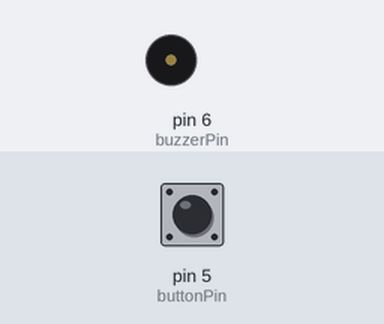
Simulated run of this sketch. Board: Arduino Uno, built with avr-gcc and run on an emulated ATmega328P. On the bench: buzzer (waves = sounding). The inputs (shaded band) are chosen by the test bench; at power-on: pin 5 (buttonPin) HIGH.

Above: at 1.2 s.
1.3 s: pin 5 (buttonPin) pulled LOW for 0.15 s
2.9 s: pin 5 (buttonPin) pulled LOW for 3.2 s
At 7.1 s:
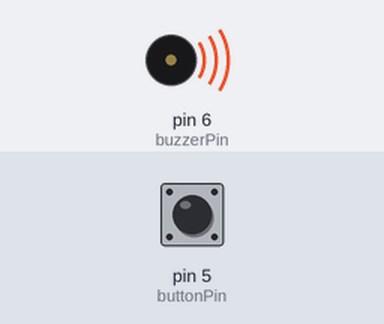
Timing chart, 0 to 8.6 s (numbered marks = the images above; inputs shaded):
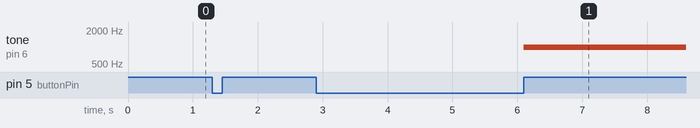

The sketch:

buzzer_button1.ino
```cpp
const int buttonPin = 5;  // Button connected to pin 2
const int buzzerPin = 6;  // Buzzer connected to pin 9

bool buzzerState = false; // To store buzzer state
bool lastButtonState = HIGH; // Previous state of the button
unsigned long lastDebounceTime = 0;
const unsigned long debounceDelay = 50;

void setup() {
  pinMode(buttonPin, INPUT_PULLUP); // Enable internal pull-up resistor
  pinMode(buzzerPin, OUTPUT);
}

void loop() {
  bool buttonState = digitalRead(buttonPin);
  bool currentButtonState = digitalRead(buttonPin) == LOW; // Button pressed (LOW due to pull-up)

  // Toggle mode: Only change state if button was released and pressed again
  if (currentButtonState && !buttonState) {
    buzzerState = !buzzerState;
  }

  // If button is held down, keep buzzer ON
  digitalWrite(buzzerPin, buzzerState || currentButtonState);

  buttonState = currentButtonState; // Update button state
  // Debounce check
  if (buttonState == LOW && lastButtonState == HIGH && millis() - lastDebounceTime > debounceDelay) {
    lastDebounceTime = millis(); // Reset debounce timer
    buzzerState = !buzzerState; // Toggle buzzer state

    if (buzzerState) {
      tone(buzzerPin, 1000); // Start buzzer at 1kHz
    } else {
      noTone(buzzerPin); // Stop buzzer
    }
  }

  lastButtonState = buttonState; // Update button state
}
/**

const int buttonPin = 5;   // Button connected to pin 2
const int buzzerPin = 6;   // Buzzer connected to pin 9

bool buzzerState = false;  // Variable to store buzzer state
bool buttonState = false;  // Variable to store last button state

void setup() {
  pinMode(buttonPin, INPUT_PULLUP); // Use internal pull-up resistor
  pinMode(buzzerPin, OUTPUT);
}

void loop() {
  bool currentButtonState = digitalRead(buttonPin) == LOW; // Button pressed (LOW due to pull-up)

  // Toggle mode: Only change state if button was released and pressed again
  if (currentButtonState && !buttonState) {
    buzzerState = !buzzerState;
  }

  // If button is held down, keep buzzer ON
  digitalWrite(buzzerPin, buzzerState || currentButtonState);

  buttonState = currentButtonState; // Update button state
}
**/
```

Measured:
- after the input at 2.9 s, tone on pin 6 (buzzerPin): silent → 1000 Hz after 3.2 s
